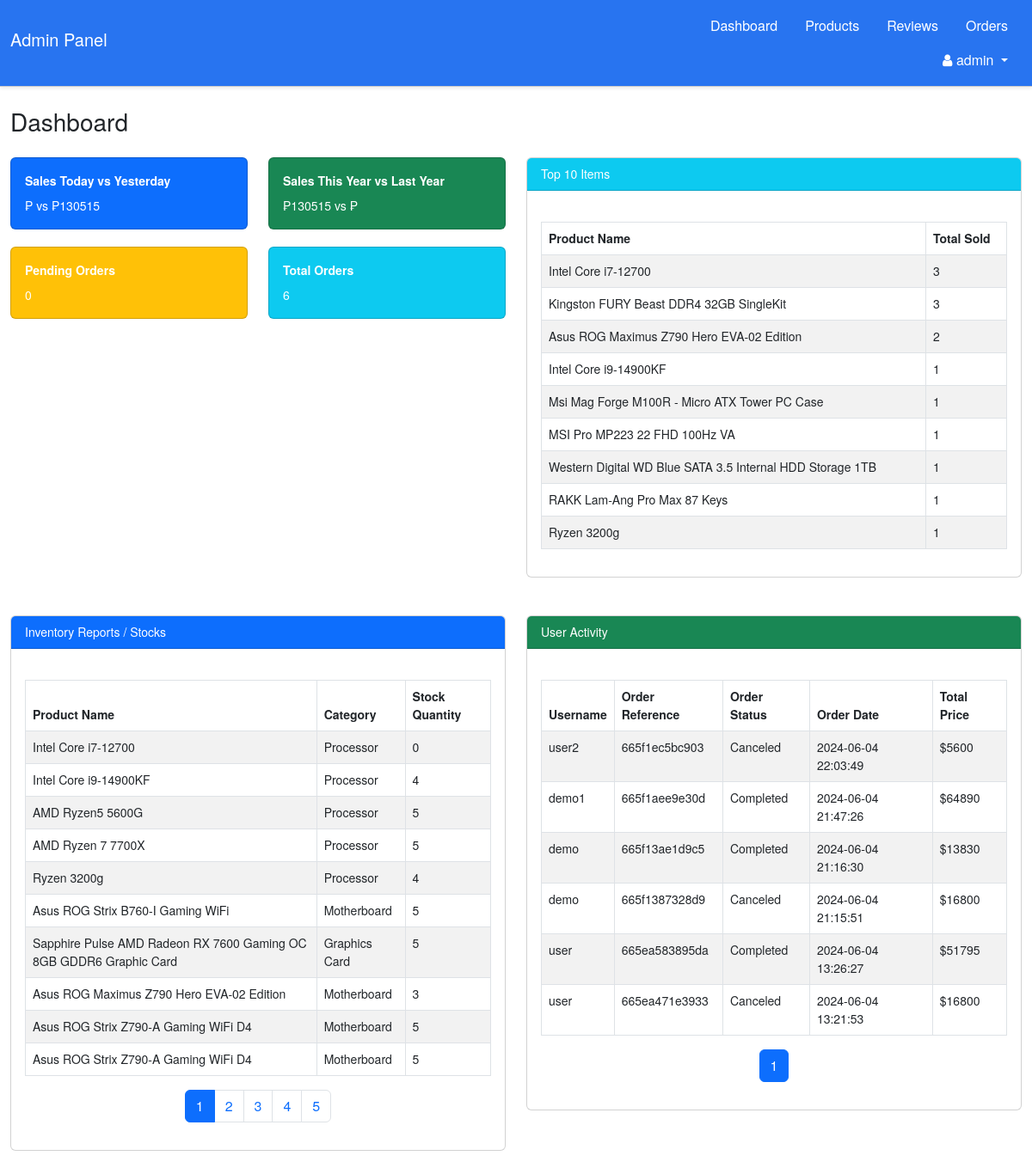
Page /admin_dashboard.php (signed in) on the committed database.
### tables this page shows
CREATE TABLE `products` (
  `product_id` int(255) NOT NULL,
  `product_name` varchar(255) NOT NULL,
  `description` text NOT NULL,
  `category_name` varchar(255) NOT NULL,
  `brand` varchar(100) NOT NULL,
  `model` varchar(100) NOT NULL,
  `price` decimal(10,0) NOT NULL,
  `stock_quantity` int(11) NOT NULL,
  `specification` text NOT NULL,
  `product_img` varchar(225) NOT NULL,
  `status` enum('active','inactive') DEFAULT 'active'
);

CREATE TABLE `orders` (
  `order_id` int(11) NOT NULL,
  `user_id` int(11) NOT NULL,
  `order_date` datetime NOT NULL,
  `order_status` varchar(100) NOT NULL COMMENT '''To Pay'', \r\n''To Ship'',\r\n''To Receive'',\r\n''Completed'',\r\n''Canceled''',
  `shipping_fee` decimal(10,0) NOT NULL,
  `total_price` decimal(10,0) NOT NULL,
  `order_reference_number` varchar(255) NOT NULL,
  `tracking_number` varchar(255) NOT NULL,
  `expected_delivery` datetime NOT NULL,
  `payment_method` varchar(100) NOT NULL COMMENT '''cod'',''gcash''',
  `gcash_confirm` tinyint(1) DEFAULT 0
);

CREATE TABLE `users` (
  `user_id` int(11) NOT NULL,
  `username` varchar(250) NOT NULL,
  `password` varchar(250) NOT NULL,
  `roles` char(1) NOT NULL DEFAULT 'A',
  `first_name` varchar(50) NOT NULL,
  `last_name` varchar(50) NOT NULL,
  `email` varchar(100) NOT NULL,
  `date_added` datetime NOT NULL DEFAULT current_timestamp() ON UPDATE current_timestamp()
);

### admin_dashboard.php (the view, shortened to what this page needs)
<?php
include 'connection.php';
$items_per_page = 10;
$inventory_page = isset($_GET['inventory_page']) ? (int)$_GET['inventory_page'] : 1;
$inventory_offset = ($inventory_page - 1) * $items_per_page;
$total_inventory_query = "SELECT COUNT(*) AS total FROM products";
$total_inventory_result = mysqli_query($conn, $total_inventory_query);
$total_inventory_row = mysqli_fetch_assoc($total_inventory_result);
$total_inventory_pages = ceil($total_inventory_row['total'] / $items_per_page);
$inventory_query = "SELECT product_name, category_name, stock_quantity FROM products LIMIT $items_per_page OFFSET $inventory_offset";
$inventory_result = mysqli_query($conn, $inventory_query);
$user_activity_page = isset($_GET['user_activity_page']) ? (int)$_GET['user_activity_page'] : 1;
$user_activity_offset = ($user_activity_page - 1) * $items_per_page;
$total_user_activity_query = "SELECT COUNT(*) AS total FROM orders";
$total_user_activity_result = mysqli_query($conn, $total_user_activity_query);
$total_user_activity_row = mysqli_fetch_assoc($total_user_activity_result);
$total_user_activity_pages = ceil($total_user_activity_row['total'] / $items_per_page);
$user_activity_query = "
    SELECT
        u.username,
        o.order_reference_number,
        o.order_status,
        o.order_date,
        o.total_price
    FROM
        users u
    JOIN
        orders o ON u.user_id = o.user_id
    ORDER BY
        o.order_date DESC
    LIMIT $items_per_page OFFSET $user_activity_offset";
$user_activity_result = mysqli_query($conn, $user_activity_query);
$sales_today_query = "SELECT SUM(total_price) AS total_sales FROM orders WHERE DATE(order_date) = CURDATE() AND order_status = 'Completed'";
$sales_yesterday_query = "SELECT SUM(total_price) AS total_sales FROM orders WHERE DATE(order_date) = CURDATE() - INTERVAL 1 DAY AND order_status = 'Completed'";
$sales_today_result = mysqli_query($conn, $sales_today_query);
$sales_yesterday_result = mysqli_query($conn, $sales_yesterday_query);
$sales_today_row = mysqli_fetch_assoc($sales_today_result);
$sales_yesterday_row = mysqli_fetch_assoc($sales_yesterday_result);
$sales_today = $sales_today_row['total_sales'];
$sales_yesterday = $sales_yesterday_row['total_sales'];
$sales_this_year_query = "SELECT SUM(total_price) AS total_sales FROM orders WHERE YEAR(order_date) = YEAR(CURDATE()) AND order_status = 'Completed'";
$sales_last_year_query = "SELECT SUM(total_price) AS total_sales FROM orders WHERE YEAR(order_date) = YEAR(CURDATE()) - 1 AND order_status = 'Completed'";
$sales_this_year_result = mysqli_query($conn, $sales_this_year_query);
$sales_last_year_result = mysqli_query($conn, $sales_last_year_query);
$sales_this_year_row = mysqli_fetch_assoc($sales_this_year_result);
$sales_last_year_row = mysqli_fetch_assoc($sales_last_year_result);
$sales_this_year = $sales_this_year_row['total_sales'];
$sales_last_year = $sales_last_year_row['total_sales'];
$pending_orders_query = "SELECT COUNT(order_id) AS pending_orders FROM orders WHERE order_status = 'To Pay'";
$pending_orders_result = mysqli_query($conn, $pending_orders_query);
$pending_orders_row = mysqli_fetch_assoc($pending_orders_result);
$pending_orders = $pending_orders_row['pending_orders'];
$total_orders_query = "SELECT COUNT(order_id) AS total_orders FROM orders";
$total_orders_result = mysqli_query($conn, $total_orders_query);
$total_orders_row = mysqli_fetch_assoc($total_orders_result);
$total_orders = $total_orders_row['total_orders'];
$top_items_query = "
    SELECT
        p.product_name,
        SUM(oi.quantity) AS total_sold
    FROM
        order_items oi
    JOIN
        products p ON oi.product_id = p.product_id
    GROUP BY
        p.product_name
    ORDER BY
        total_sold DESC
    LIMIT 10";
$top_items_result = mysqli_query($conn, $top_items_query);
?>
<!DOCTYPE html>
<html lang="en">
<head>
    <link href="https://stackpath.bootstrapcdn.com/font-awesome/4.7.0/css/font-awesome.min.css" rel="stylesheet">
    <link href="https://cdn.jsdelivr.net/npm/bootstrap@5.2.0-beta1/dist/css/bootstrap.min.css" rel="stylesheet">
    <link rel="stylesheet" href="main.css">
</head>
<body>
    <?php include('includes/admin_navbar.php'); ?>
    <div class="container-fluid mt-4">
        <div class="row">
            <div class="col-12">
                <h1 class="h3 mb-4 text-gray-800">Dashboard</h1>
            </div>
        </div>
        <div class="row">
            <div class="col-xl-3 col-md-6 mb-4">
                <div class="card bg-primary text-white">
                    <div class="card-body">
                        <div class="card-title">Sales Today vs Yesterday</div>
                        <p class="card-text">₱<?php echo $sales_today; ?> vs ₱<?php echo $sales_yesterday; ?></p>
                    </div>
                </div>
                <div class="card bg-warning text-white">
                    <div class="card-body">
                        <div class="card-title">Pending Orders</div>
                        <p class="card-text"><?php echo $pending_orders; ?></p>
                    </div>
                </div>
            </div>
            <div class="col-xl-3 col-md-6 mb-4">
                <div class="card bg-success text-white">
                    <div class="card-body">
                        <div class="card-title">Sales This Year vs Last Year</div>
                        <p class="card-text">₱<?php echo $sales_this_year; ?> vs ₱<?php echo $sales_last_year; ?></p>
                    </div>
                </div>
                <div class="card bg-info text-white">
                    <div class="card-body">
                        <div class="card-title">Total Orders</div>
                        <p class="card-text"><?php echo $total_orders; ?></p>
                    </div>
                </div>
            </div>
            <div class="col-xl-6 col-md-12 mb-4">
                <div class="card">
                    <div class="card-header bg-info text-white">Top 10 Items</div>
                    <div class="card-body">
                        <div class="table-responsive">
                            <table class="table table-bordered table-striped">
                                <thead class="thead-light">
                                    <tr>
                                        <th>Product Name</th>
                                        <th>Total Sold</th>
                                    </tr>
                                </thead>
                                <tbody>
                                    <?php while ($row = mysqli_fetch_assoc($top_items_result)) { ?>
                                        <tr>
                                            <td><?php echo $row['product_name']; ?></td>
                                            <td><?php echo $row['total_sold']; ?></td>
                                        </tr>
                                    <?php } ?>
                                </tbody>
                            </table>
                        </div>
                    </div>
                </div>
            </div>
        </div>
        <div class="row">
            <div class="col-xl-6 col-md-12 mb-4">
                <div class="card">
                    <div class="card-header bg-primary text-white">Inventory Reports / Stocks</div>
                    <div class="card-body">
                        <div class="table-responsive">
                            <table class="table table-bordered table-striped">
                                <thead class="thead-light">
                                    <tr>
                                        <th>Product Name</th>
                                        <th>Category</th>
                                        <th>Stock Quantity</th>
                                    </tr>
                                </thead>
                                <tbody>
                                    <?php while ($row = mysqli_fetch_assoc($inventory_result)) { ?>
                                        <tr>
                                            <td><?php echo $row['product_name']; ?></td>
                                            <td><?php echo $row['category_name']; ?></td>
                                            <td><?php echo $row['stock_quantity']; ?></td>
                                        </tr>
                                    <?php } ?>
                                </tbody>
                            </table>
                        </div>
                        <nav>
                            <ul class="pagination justify-content-center">
                                <?php for ($i = 1; $i <= $total_inventory_pages; $i++) { ?>
                                    <li class="page-item <?php if ($i == $inventory_page) echo 'active'; ?>">
                                        <a class="page-link" href="?inventory_page=<?php echo $i; ?>"><?php echo $i; ?></a>
                                    </li>
                                <?php } ?>
                            </ul>
                        </nav>
                    </div>
                </div>
            </div>
            <div class="col-xl-6 col-md-12 mb-4">
                <div class="card">
                    <div class="card-header bg-success text-white">User Activity</div>
                    <div class="card-body">
                        <div class="table-responsive">
                            <table class="table table-bordered table-striped">
                                <thead class="thead-light">
                                    <tr>
                                        <th>Username</th>
                                        <th>Order Reference</th>
                                        <th>Order Status</th>
                                        <th>Order Date</th>
                                        <th>Total Price</th>
                                    </tr>
                                </thead>
                                <tbody>
                                    <?php while ($row = mysqli_fetch_assoc($user_activity_result)) { ?>
                                        <tr>
                                            <td><?php echo $row['username']; ?></td>
                                            <td><?php echo $row['order_reference_number']; ?></td>
                                            <td><?php echo $row['order_status']; ?></td>
                                            <td><?php echo $row['order_date']; ?></td>
                                            <td>$<?php echo $row['total_price']; ?></td>
                                        </tr>
                                    <?php } ?>
                                </tbody>
                            </table>
                        </div>
                        <nav>
                            <ul class="pagination justify-content-center">
                                <?php for ($i = 1; $i <= $total_user_activity_pages; $i++) { ?>
                                    <li class="page-item <?php if ($i == $user_activity_page) echo 'active'; ?>">
                                        <a class="page-link" href="?user_activity_page=<?php echo $i; ?>"><?php echo $i; ?></a>
                                    </li>
                                <?php } ?>
                            </ul>
                        </nav>
                    </div>
                </div>
            </div>
        </div>
    </div>
</body>
</html>

### admin_dashboard.php (style rules this page uses)
body { background: #fff; font-family: Helvetica Neue, Helvetica, Arial, sans-serif; font-size: 14px; }
.card { margin-bottom: 20px; }
.card-title { font-weight: bold; }
.table-responsive { margin-top: 20px; }

### rows in the picture
products: product_name "Intel Core i7-12700", category_name "Processor", stock_quantity "0"
products: product_name "Intel Core i9-14900KF", category_name "Processor", stock_quantity "4"
products: product_name "AMD Ryzen5 5600G", category_name "Processor", stock_quantity "5"
products: product_name "AMD Ryzen 7 7700X", category_name "Processor", stock_quantity "5"
products: product_name "Ryzen 3200g", category_name "Processor", stock_quantity "4"
products: product_name "Asus ROG Strix B760-I Gaming WiFi", category_name "Motherboard", stock_quantity "5"
products: product_name "Sapphire Pulse AMD Radeon RX 7600 Gaming OC 8GB GDDR6 Graphic Card", category_name "Graphics Card", stock_quantity "5"
products: product_name "Asus ROG Maximus Z790 Hero EVA-02 Edition", category_name "Motherboard", stock_quantity "3"
products: product_name "Asus ROG Strix Z790-A Gaming WiFi D4", category_name "Motherboard", stock_quantity "5"
products: product_name "Asus ROG Strix Z790-A Gaming WiFi D4", category_name "Motherboard", stock_quantity "5"
orders: user.username "user2", order_reference_number "665f1ec5bc903", order_status "Canceled", order_date "2024-06-04 22:03:49", total_price "5600"
orders: user.username "demo1", order_reference_number "665f1aee9e30d", order_status "Completed", order_date "2024-06-04 21:47:26", total_price "64890"
orders: user.username "demo", order_reference_number "665f13ae1d9c5", order_status "Completed", order_date "2024-06-04 21:16:30", total_price "13830"
orders: user.username "demo", order_reference_number "665f1387328d9", order_status "Canceled", order_date "2024-06-04 21:15:51", total_price "16800"
orders: user.username "user", order_reference_number "665ea583895da", order_status "Completed", order_date "2024-06-04 13:26:27", total_price "51795"
orders: user.username "user", order_reference_number "665ea471e3933", order_status "Canceled", order_date "2024-06-04 13:21:53", total_price "16800"

### other values in the picture
$_SESSION['admin_name'] "admin"
$sales_yesterday "130515"
$pending_orders "0"
$sales_this_year "130515"
$total_orders "6"
$row['product_name'] "Intel Core i7-12700"
$row['total_sold'] "3"
$row['product_name'] "Kingston FURY Beast DDR4 32GB SingleKit"
$row['product_name'] "Asus ROG Maximus Z790 Hero EVA-02 Edition"
$row['total_sold'] "2"
$row['product_name'] "Intel Core i9-14900KF"
$row['total_sold'] "1"
$row['product_name'] "Msi Mag Forge M100R - Micro ATX Tower PC Case"
$row['product_name'] "MSI Pro MP223 22 FHD 100Hz VA"
$row['product_name'] "Western Digital WD Blue SATA 3.5 Internal HDD Storage 1TB"
